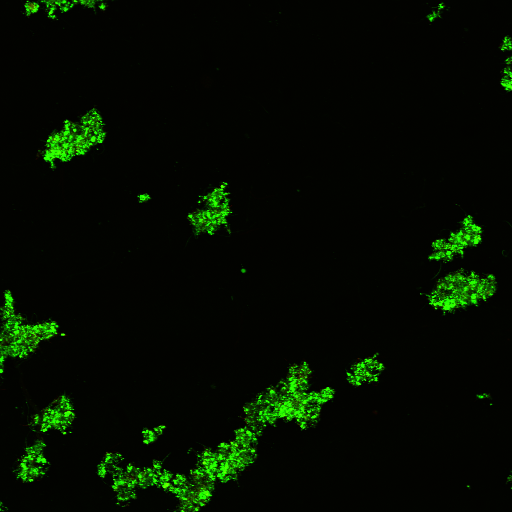
%> input picture fig/Image0066_.tif, 512 x 512 px
$ octave --eval "result = edgeDetect(imread('fig/Image0066_.tif'));"   (GNU Octave 9; MATLAB toolbox functions it lacks are replaced by stand-ins)
%> lines starting %> are read from the running program, lines starting %| are printed output that depends on the picture
function [ e ] = edgeDetect( Img, showImg  )

if nargin<2
   showImg = 0;
end

I=rgb2gray(Img);               % 转化为灰色图像
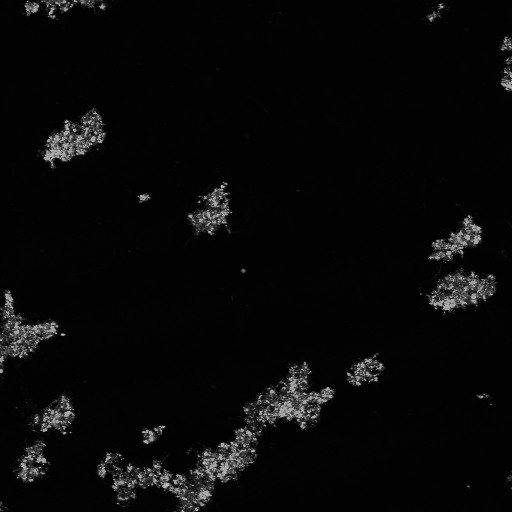
%> I: size 512x512 uint8; min 1, max 188, mean 8.5
if showImg
    imshow(I);title('原图')
end
e = edge(I,'canny');  % 调用canny函数
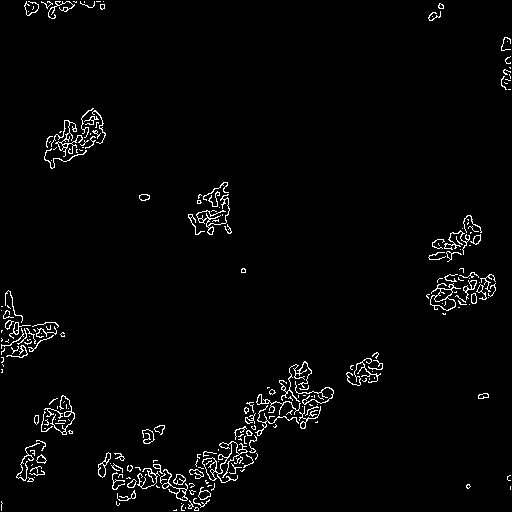
%> e: size 512x512 logical; 2.5% white in thin lines or dots
if showImg
    figure,imshow(e);     % 显示分割后的图像，即梯度图像
    title('matlab canny');
end
end

$ run again, on fig/Image0075_.tif
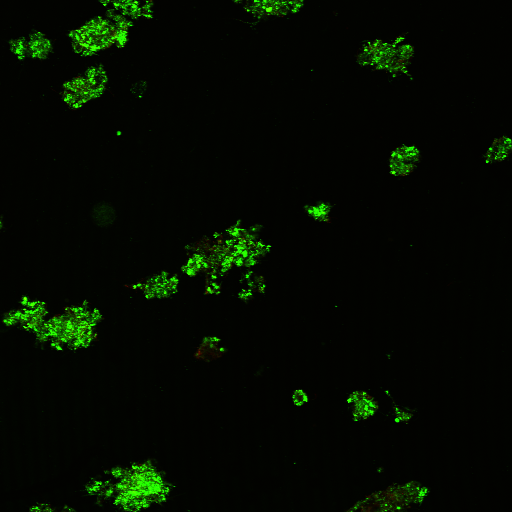
%> input picture fig/Image0075_.tif, 512 x 512 px
%> in edgeDetect, `I=rgb2gray(Img);`:
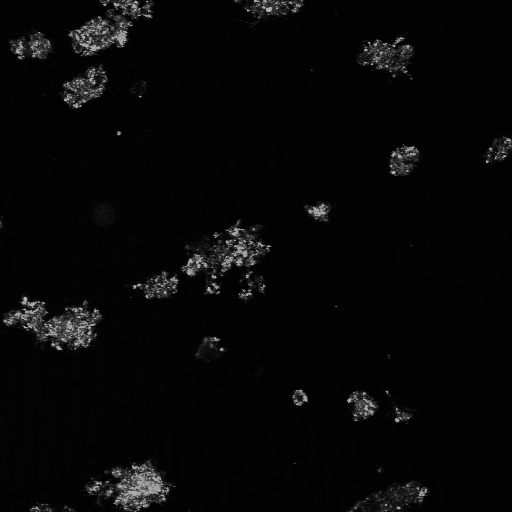
%> I: size 512x512 uint8; min 1, max 193, mean 7.3
%> in edgeDetect, `e = edge(I,'canny');`:
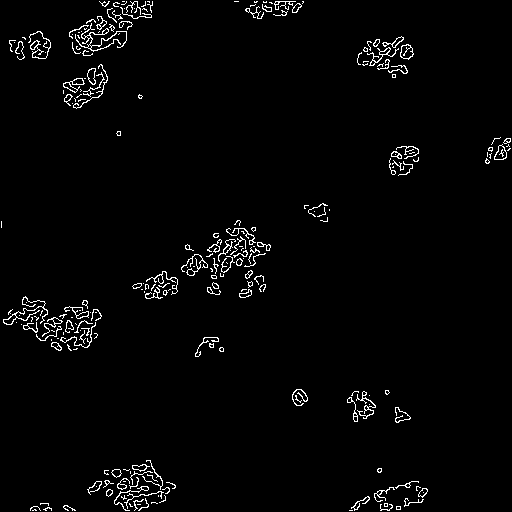
%> e: size 512x512 logical; 2.3% white in thin lines or dots

$ run again, on fig/Image0091_.tif
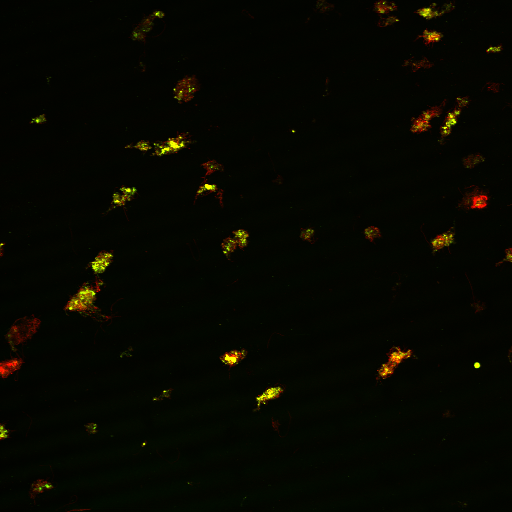
%> input picture fig/Image0091_.tif, 512 x 512 px
%> in edgeDetect, `I=rgb2gray(Img);`:
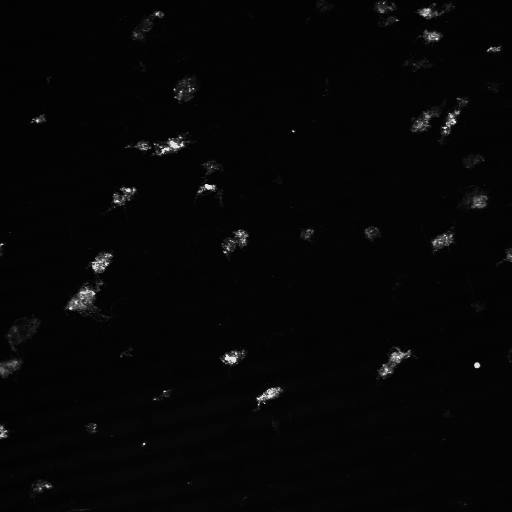
%> I: size 512x512 uint8; min 1, max 226, mean 6.2
%> in edgeDetect, `e = edge(I,'canny');`:
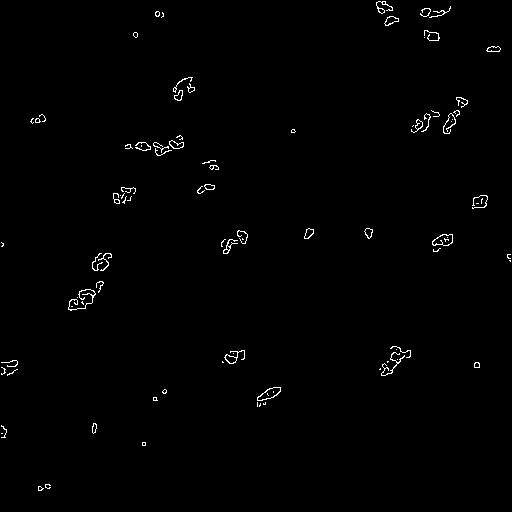
%> e: size 512x512 logical; 0.83% white in thin lines or dots

$ run again, on fig/Image0204_.tif
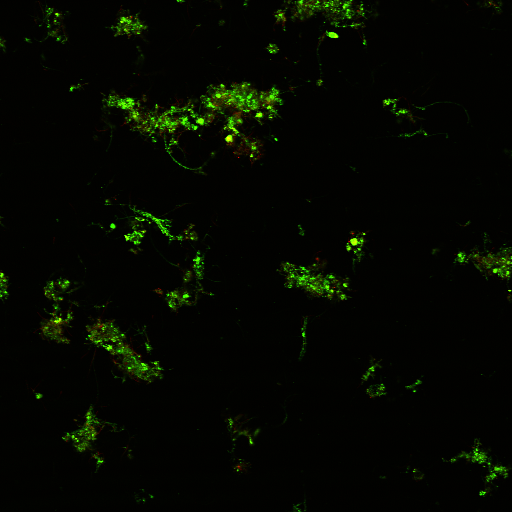
%> input picture fig/Image0204_.tif, 512 x 512 px
%> in edgeDetect, `I=rgb2gray(Img);`:
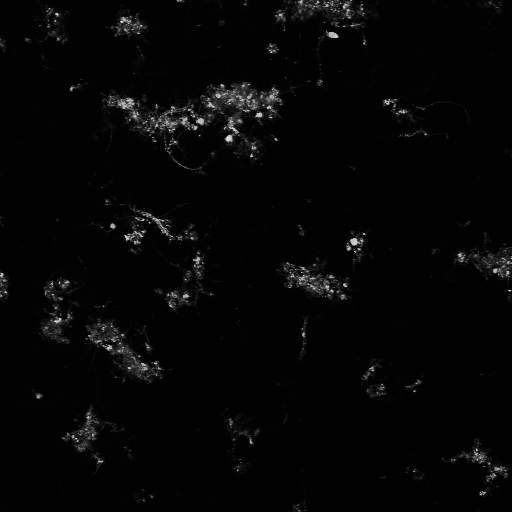
%> I: size 512x512 uint8; min 0, max 226, mean 5.7
%> in edgeDetect, `e = edge(I,'canny');`:
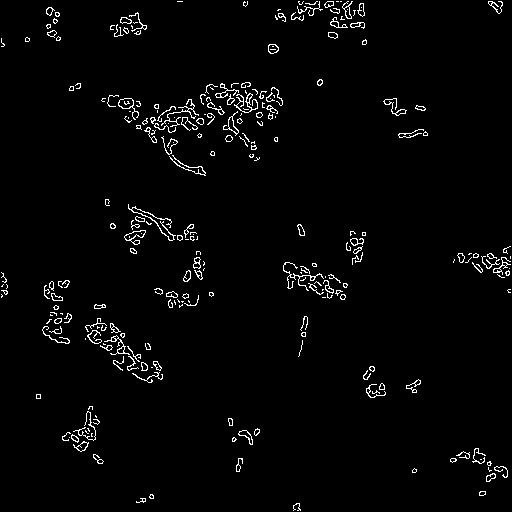
%> e: size 512x512 logical; 2.4% white in thin lines or dots
